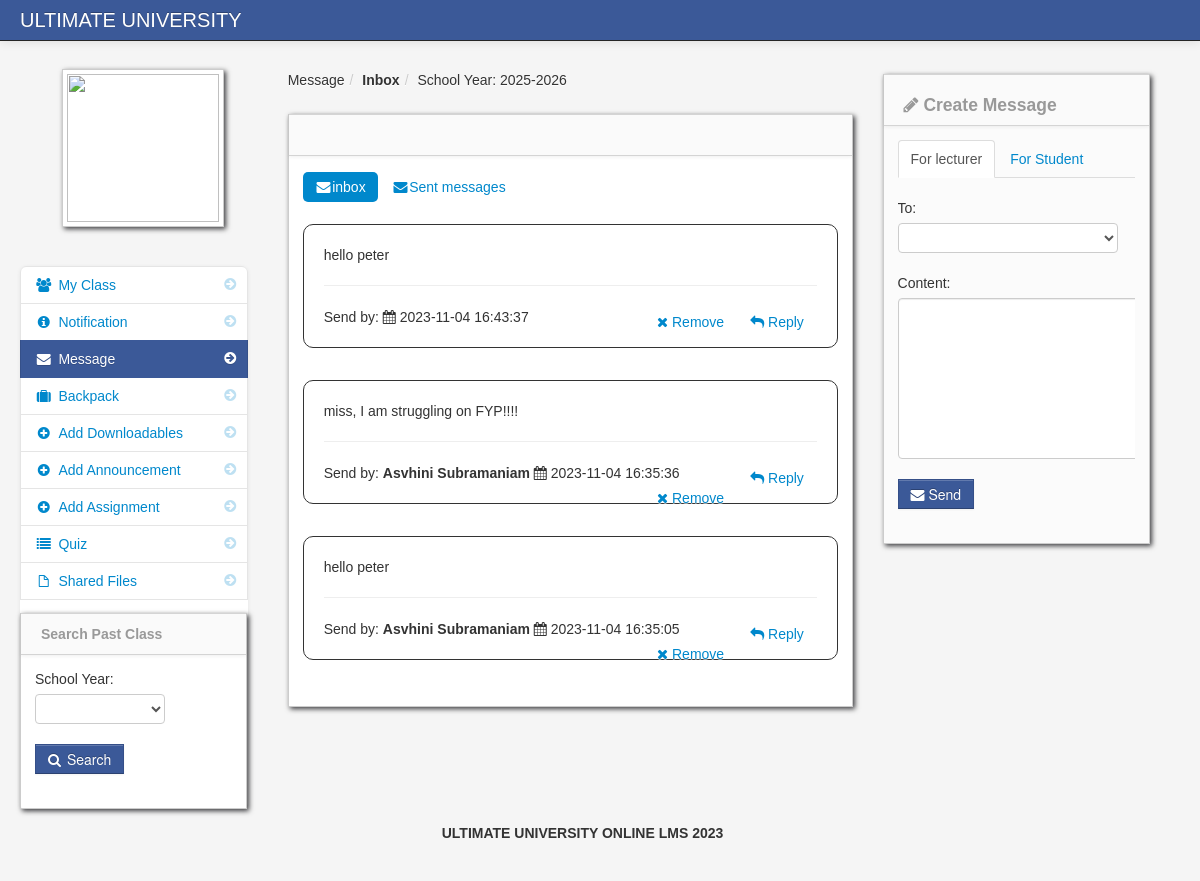
Screenshot of /lecturer_message.php (signed in) with the database file from the repository.
### tables this page shows
CREATE TABLE `school_year` (
  `school_year_id` int(11) NOT NULL,
  `school_year` varchar(100) NOT NULL
);

CREATE TABLE `message` (
  `message_id` int(11) NOT NULL,
  `reciever_id` int(11) NOT NULL,
  `content` varchar(200) NOT NULL,
  `date_sended` varchar(100) NOT NULL,
  `sender_id` int(11) NOT NULL,
  `reciever_name` varchar(50) NOT NULL,
  `sender_name` varchar(200) NOT NULL,
  `message_status` varchar(100) NOT NULL
);

### session.php (called while the page is built, shortened)
<?php
$session_id=$_SESSION['id'];
?>

### lecturer_message.php (the view, shortened to what this page needs)
<?php include('header_dashboard.php'); ?>
<?php include('session.php'); ?>
    <body>
		<?php include('navbar_lecturer.php'); ?>
        <div class="container-fluid">
            <div class="row-fluid">
				<?php include('lecturer_message_sidebar.php'); ?>
                <div class="span6" id="content">
                     <div class="row-fluid">
					     <ul class="breadcrumb">
								<?php
								$school_year_query = mysqli_query($connection, "SELECT * from school_year order by school_year DESC")or die(mysqli_error($connection));
								$school_year_query_row = mysqli_fetch_array($school_year_query);
								?>
								<li><a href="#">Message</a><span class="divider">/</span></li>
								<li><a href="#"><b>Inbox</b></a><span class="divider">/</span></li>
								<li><a href="#">School Year: <?php echo $school_year_query_row['school_year']; ?></a></li>
						</ul>
                        <div id="block_bg" class="block">
                            <div class="navbar navbar-inner block-header">
                            </div>
                            <div class="block-content collapse in">
                                <div class="span12">
										<ul class="nav nav-pills">
										<li class="active">
										<a href="lecturer_message.php"><i class="icon-envelope-alt"></i>inbox</a>
										</li>
										<li class="">
										<a href="sent_message.php"><i class="icon-envelope-alt"></i>Sent messages</a>
										</li>
										</ul>
									<?php
								 $query_announcement = mysqli_query($connection, "SELECT * from message
																	LEFT JOIN lecturer ON lecturer.lecturer_id = message.sender_id
																	WHERE  message.reciever_id = '$session_id' order by date_sended DESC
																	")or die(mysqli_error($connection));
								$count_my_message = mysqli_num_rows($query_announcement);
								if ($count_my_message != '0'){
								 while($row = mysqli_fetch_array($query_announcement)){
								 $id = $row['message_id'];
								 ?>
											<div class="post"  id="del<?php echo $id; ?>">
											<div class="message_content">
											<?php echo $row['content']; ?>
											</div>
													<hr>
											Send by: <strong><?php echo $row['sender_name']; ?></strong>
											<i class="icon-calendar"></i> <?php echo $row['date_sended']; ?>
													<div class="pull-right">
														<a class="btn btn-link"  href="#reply<?php echo $id; ?>" data-toggle="modal" ><i class="icon-reply"></i> Reply </a>
													</div>
													<div class="pull-right">
													<a class="btn btn-link"  href="#<?php echo $id; ?>" data-toggle="modal" ><i class="icon-remove"></i> Remove </a>
													</div>
											</div>
								<?php }}else{ ?>
								<div class="alert alert-info"><i class="icon-info-sign"></i> No Inbox  Messages</div>
								<?php } ?>
                                </div>
                            </div>
                        </div>
                    </div>
                </div>
				<?php include('create_message.php') ?>
            </div>
		<?php include('footer.php'); ?>
        </div>
		<?php include('script.php'); ?>
    </body>
</html>

### admin/assets/styles.css (style rules this page uses)
body { padding-top: 60px; padding-bottom: 40px; background-color: #f5f5f5; }
#content { margin-left:0px; }
.breadcrumb { margin: 0 0 0px; padding: 10px 0px; background-color: transparent; }
.block { background: url("../images/pixel-60fff.png") repeat scroll 0 0 rgba(0, 0, 0, 0) !important; border: 1px solid #ccc; background: white; margin: 1em 0em; border-top: none; -webkit-box-shadow: 2px 2px 5px rgba(0, 0, 6, 0.75); -moz-box-shadow: 2px 2px 5px rgba(0, 0, 6, 0.75); box-shadow: 2px 2px 5px rgba(0, 0, 6, 0.75); }
.block-content { margin: 1em; min-height: .25em; }
.block-header { margin-bottom: 0px; border-right: none; border-left: none; -webkit-border-radius: 0px; -moz-border-radius: 0px; border-radius: 0px; }

### rows the page displays
school_year: school_year "2025-2026"
message: content "hello peter", date_sended "2023-11-04 16:43:37"
message: content "miss, I am struggling on FYP!!!!", sender_name "Asvhini Subramaniam", date_sended "2023-11-04 16:35:36"
message: content "hello peter", sender_name "Asvhini Subramaniam", date_sended "2023-11-04 16:35:05"
